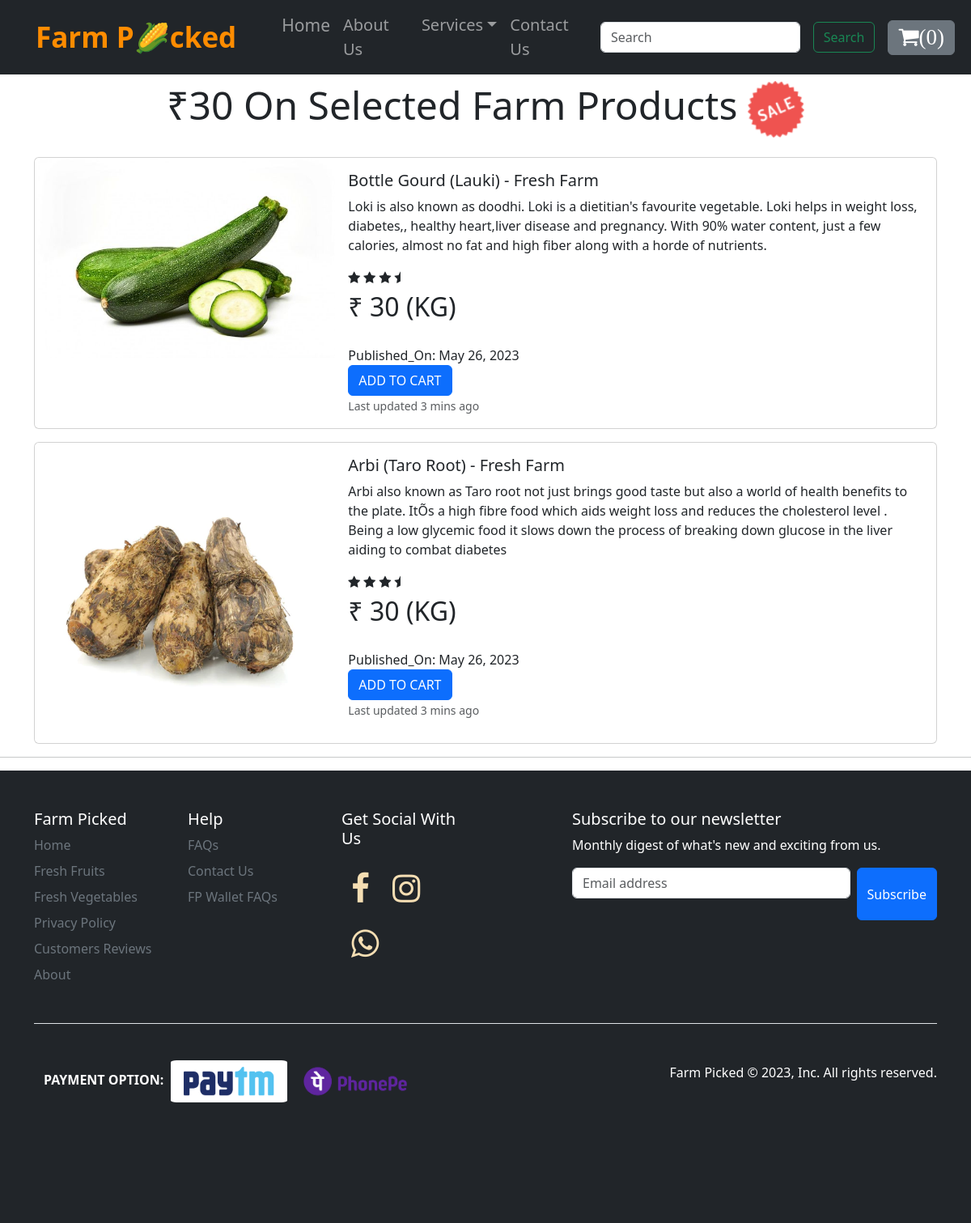
The app's page /the30Corner/ with its own data.
### shop/models.py (models this page shows, shortened)
class The30RsCorner(models.Model):
    product_id = models.AutoField(primary_key=True)
    image = models.ImageField(upload_to="shop/images", default="")
    product_name = models.CharField(max_length=50)
    desc = models.CharField(max_length=400)
    category = models.CharField(max_length=50, default="")
    price = models.CharField(max_length=30)
    pub_date = models.DateField()

### FarmPicked/views.py (the view)
# urls.py: path("the30Corner/", views.The30Corner, name="the30Corner"),
def The30Corner(request):
    the30data = The30RsCorner.objects.all()
    data = {
        "the30data": the30data,
    }
    return render(request, "The30Corner.html", data)

### templates/The30Corner.html
{% extends 'base.html' %}
{% block section %}
<section>
<div class="container mt-2 mb-4">
    <h2 align="center" style="font-size:300%;">₹30 On Selected Farm Products <img src="/static/img/Background.png" width=70></h2>
</div>
            {% for n in the30data %}
            <div class="container mt-3">
                <div class="card mb-3 " style="max-width: 81rem;">
                    <div class="row g-0">
                      <div class="col-md-4">
                        <img src="/media/{{n.image}}" class="img-fluid rounded-start" >
                      </div>
                      <div class="col-md-8">
                          <div class="card-body">
                              <h5 class="card-title" id="nameprcorner{{n.product_id}}">{{n.product_name}}</h5>
                              <p class="card-text ">{{n.desc}}</p>
                          <div class="stars">
                            <i class="fa fa-star"></i>
                            <i class="fa fa-star"></i>
                            <i class="fa fa-star"></i>
                            <i class="fa fa-star-half"></i>
                          </div>
                          <div class="price fs-2">{{n.price}}</div><br>
                          <div class="pub_date">Published_On: {{n.pub_date}}</div>
                          <button type="button" id="prcorner{{n.product_id}}" class="btn btn-primary cart">ADD TO CART</button>
                          <p class="card-text"><small class="text-body-secondary">Last updated 3 mins ago</small></p>
                        </div>
                      </div>
                    </div>
                  </div>
                </div>
                  {% endfor %}
</section>
{% endblock %}

### static/css/styleFP.css (style rules this page uses)
:root { --gray: gray; --black: #130f40; --light-color: #666; --box-shadow: 0.5rem 1rem rgba(0, 0, 0, 0.1); --border: 2rem solid rgba(0, 0, 0.1); --outline: .1rem solid rgba(0, 0, 0, 0.1); }

### records on screen
The30RsCorner: image (picture), product_name "Bottle Gourd (Lauki) - Fresh Farm", desc "Loki is also known as doodhi. Loki is a dietitian's favourite vegetable. Loki helps in weight loss, diabetes,, healthy heart,liver disease and pregnancy. With 90% water content, just a few calories, almost no fat and high fiber along with a horde of nutrients.", price "₹ 30 (KG)", pub_date "May 26, 2023"
The30RsCorner: image (picture), product_name "Arbi (Taro Root) - Fresh Farm", desc "Arbi also known as Taro root not just brings good taste but also a world of health benefits to the plate. ItÕs a high fibre food which aids weight loss and reduces the cholesterol level . Being a low glycemic food it slows down the process of breaking down glucose in the liver aiding to combat diabetes", price "₹ 30 (KG)", pub_date "May 26, 2023"
